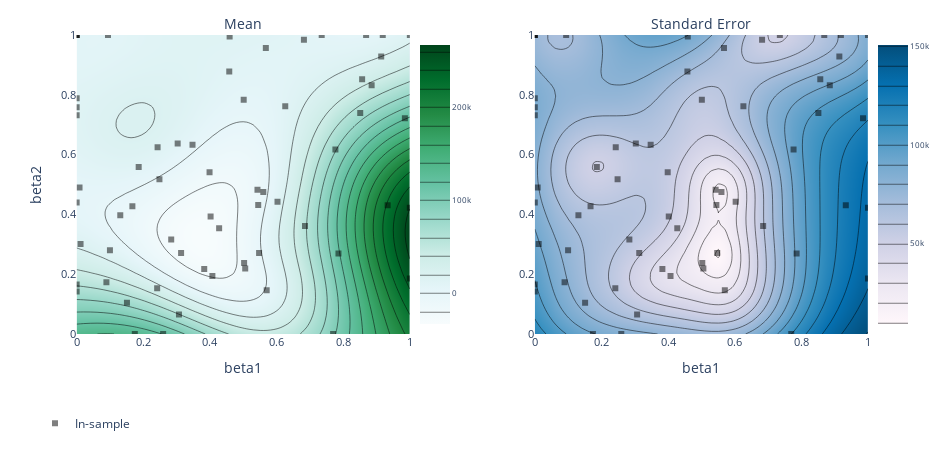

Write notebook code for a chart like this one.
### Code cell
render(plot_contour(model=model, param_x='beta1', param_y='beta2', metric_name='mse', lower_is_better=True,
                    slice_values={'lr': 0.001595927839543812, 'batch_size': 99}))
